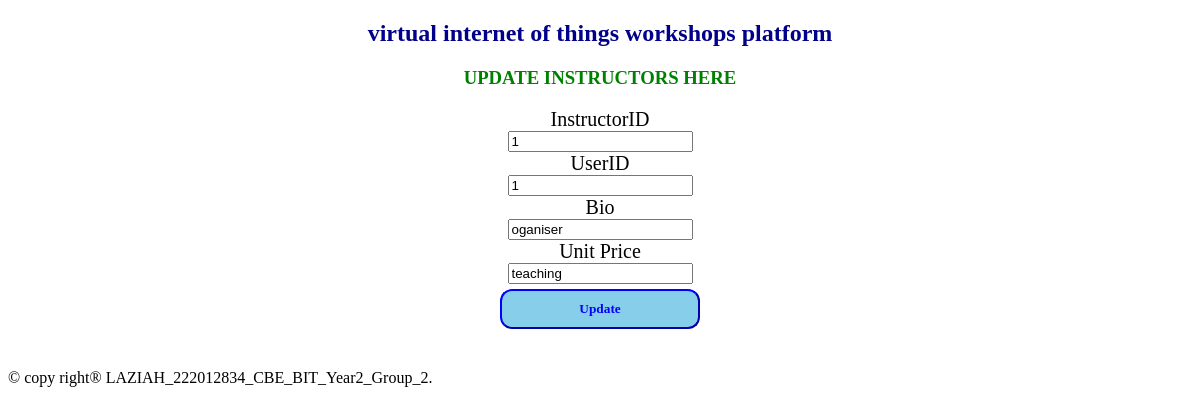
The page /updateinstructors.php?InstructorID=1 on the database its author committed.
### tables this page shows
CREATE TABLE IF NOT EXISTS `instructors` (
  `InstructorID` int(11) NOT NULL AUTO_INCREMENT,
  `UserID` int(11) DEFAULT NULL,
  `Bio` text,
  `Specialization` varchar(100) DEFAULT NULL,
  PRIMARY KEY (`InstructorID`),
  UNIQUE KEY `UserID` (`UserID`)
);

### updateinstructors.php (the view, shortened to what this page needs)
<?php
include "databaseconnection.php";
if ($_SERVER['REQUEST_METHOD'] == 'GET') {
    $InstructorID = $_GET["InstructorID"];
    $sql = "SELECT * FROM instructors WHERE InstructorID = $InstructorID";
    $result = $connection->query($sql);
    if ($result->num_rows > 0) {
        $row = $result->fetch_assoc();
        $UserID = $row["UserID"];
        $Bio= $row["Bio"];
        $Specialization = $row["Specialization"];
    } else {
        header("location:viewinstructors.php");
        exit;
    }
}
?>
<!DOCTYPE html>
<html>
<head>
</head>
<body>
    <center>
        <h2>virtual internet of things workshops platform</h2>
        <h3 style="color:green;">UPDATE INSTRUCTORS HERE</h3>
        <section class="forms">
            <form method="POST" onsubmit="return confirmUpdate();">
                <label>InstructorID</label><br>
                <input type="text" name="InstructorID" readonly  value="<?php echo $InstructorID; ?>"><br>
                <label>UserID</label><br>
                <input type="text" name="UserID"  value="<?php echo $UserID; ?>"><br>
                <label>Bio</label><br>
                <input type="text" name="Bio" value="<?php echo $Bio; ?>" ><br>
                <label>Unit Price</label><br>
                <input type="text" name="Specialization" value="<?php echo $Specialization; ?>" ><br>
                <input type="submit" name="submit" value="Update" class="sb">
            </form>
        </section>
    </center>
    <footer>
        <p style="color:blue; text-align: center; margin-top:40px;"><marquee> &copy; copy right&reg; LAZIAH_222012834_CBE_BIT_Year2_Group_2.</marquee> </p>
    </footer>
</body>
</html>

### updateinstructors.php (style rules this page uses)
h2 { font-family: Castellar; color: darkblue; }
label { font-family: elephant; font-size: 20px; }
.sb { font-family: Georgia; padding: 10px; border-color: blue; background-color: skyblue; width: 200px; margin-top: 5px; border-radius: 12px; font-weight: bold; color: blue; }

### rows shown on the page
instructors: UserID "1", Bio "oganiser", Specialization "teaching"
